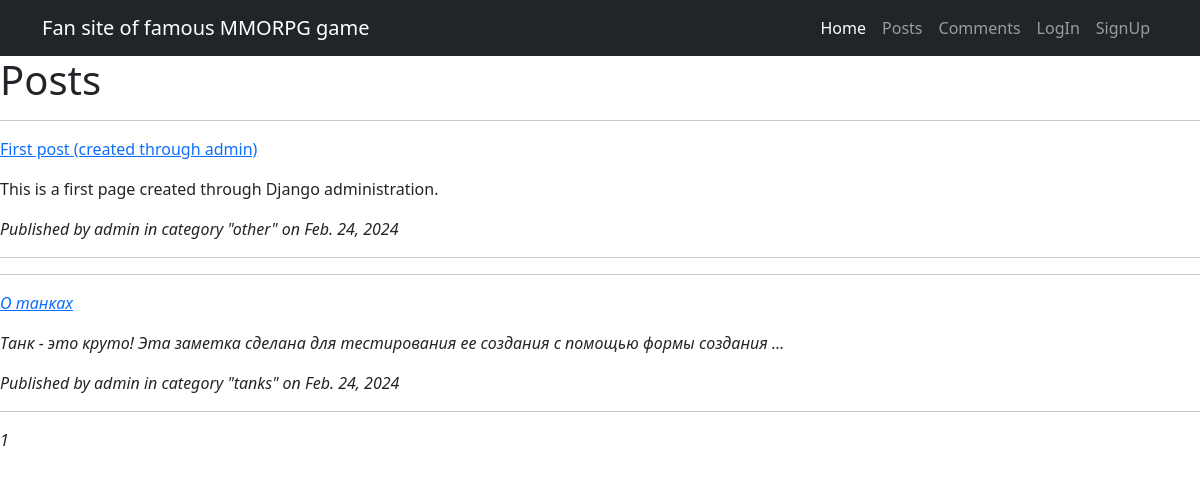
The page /noticeboard/ on the database its author committed.
### noticeboard_app/models.py (models this page shows, shortened)
class Post(models.Model):
    name = models.CharField(max_length = 255)
    category = models.CharField(max_length = 20, choices = POSTCATEGORY, default = 'other')
    text = models.TextField()
    author = models.ForeignKey(User, on_delete = models.CASCADE)
    date = models.DateField(auto_now_add = True)

### noticeboard_app/views.py (the view)
# urls.py: path('', PostList.as_view(), name="postlist"),
class PostList(ListView):
    model = Post
    ordering = 'date'
    template_name = 'post_list.html'
    context_object_name = 'postlist'
    paginate_by = 10

### templates/post_list.html (shortened to what this page needs)
{% extends "base.html" %}
{% block content %}
<h1>Posts</h1>
{% if postlist %}
        {% for p in postlist %}
            <hr>
            <p><a href="{{p.pk}}">{{ p.name }}</a></p>
            <p>{{ p.text|truncatewords:15 }}</p>
            <p><i>Published by {{ p.author }}  in category "{{ p.category }}" on {{ p.date }} <i></p>
            <hr>
        {% endfor %}
{% else %}
    <h2>No posts yet!</h2>
{% endif %}
{{ page_obj.number }}
{% endblock content %}

### rows shown on the page
Post: name "First post (created through admin)", text "This is a first page created through Django administration.", author "admin", category "other", date "Feb. 24, 2024"
Post: name "О танках", text "Танк - это круто! Эта заметка сделана для тестирования ее создания с помощью формы создания …", author "admin", category "tanks", date "Feb. 24, 2024"

### other values the page prints
{{ page_obj.number }} "1"
